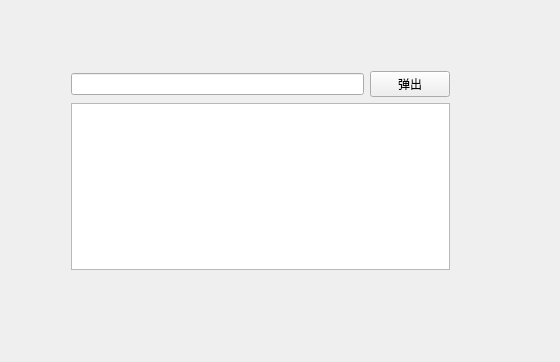
<?xml version="1.0" encoding="UTF-8"?>
<ui version="4.0">
 <class>PopWidget</class>
 <widget class="QWidget" name="PopWidget">
  <property name="geometry">
   <rect>
    <x>0</x>
    <y>0</y>
    <width>560</width>
    <height>362</height>
   </rect>
  </property>
  <property name="windowTitle">
   <string>PopWidget</string>
  </property>
  <widget class="QWidget" name="verticalLayoutWidget">
   <property name="geometry">
    <rect>
     <x>60</x>
     <y>60</y>
     <width>401</width>
     <height>221</height>
    </rect>
   </property>
   <layout class="QVBoxLayout" name="verticalLayout">
    <item>
     <layout class="QHBoxLayout" name="horizontalLayout">
      <item>
       <widget class="QLineEdit" name="lineEdit"/>
      </item>
      <item>
       <widget class="QPushButton" name="pushButton">
        <property name="text">
         <string>弹出</string>
        </property>
        <property name="checkable">
         <bool>true</bool>
        </property>
       </widget>
      </item>
     </layout>
    </item>
    <item>
     <widget class="QTextEdit" name="textEdit"/>
    </item>
   </layout>
  </widget>
 </widget>
 <layoutdefault spacing="6" margin="11"/>
 <resources/>
 <connections/>
</ui>
